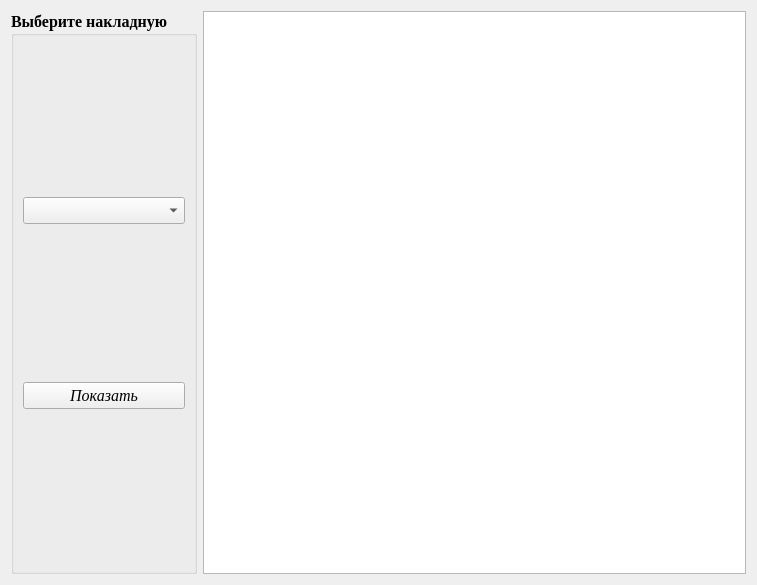
<?xml version="1.0" encoding="UTF-8"?>
<ui version="4.0">
 <class>get_all_the_goods_from_the_invoice</class>
 <widget class="QWidget" name="get_all_the_goods_from_the_invoice">
  <property name="geometry">
   <rect>
    <x>0</x>
    <y>0</y>
    <width>757</width>
    <height>585</height>
   </rect>
  </property>
  <property name="windowTitle">
   <string>Form</string>
  </property>
  <layout class="QGridLayout" name="gridLayout_2">
   <item row="0" column="0">
    <widget class="QGroupBox" name="groupBox">
     <property name="font">
      <font>
       <family>Times New Roman</family>
       <pointsize>12</pointsize>
       <weight>75</weight>
       <bold>true</bold>
      </font>
     </property>
     <property name="title">
      <string>Выберите накладную</string>
     </property>
     <layout class="QGridLayout" name="gridLayout">
      <item row="0" column="0">
       <widget class="QComboBox" name="invoice_document_number">
        <property name="font">
         <font>
          <family>Times New Roman</family>
          <pointsize>12</pointsize>
          <weight>50</weight>
          <bold>false</bold>
         </font>
        </property>
       </widget>
      </item>
      <item row="1" column="0">
       <widget class="QPushButton" name="show">
        <property name="font">
         <font>
          <family>Times New Roman</family>
          <pointsize>12</pointsize>
          <weight>50</weight>
          <italic>true</italic>
          <bold>false</bold>
         </font>
        </property>
        <property name="text">
         <string>Показать</string>
        </property>
       </widget>
      </item>
     </layout>
    </widget>
   </item>
   <item row="0" column="1">
    <widget class="QListView" name="listView">
     <property name="font">
      <font>
       <family>Times New Roman</family>
       <pointsize>14</pointsize>
      </font>
     </property>
    </widget>
   </item>
  </layout>
 </widget>
 <resources/>
 <connections/>
</ui>
